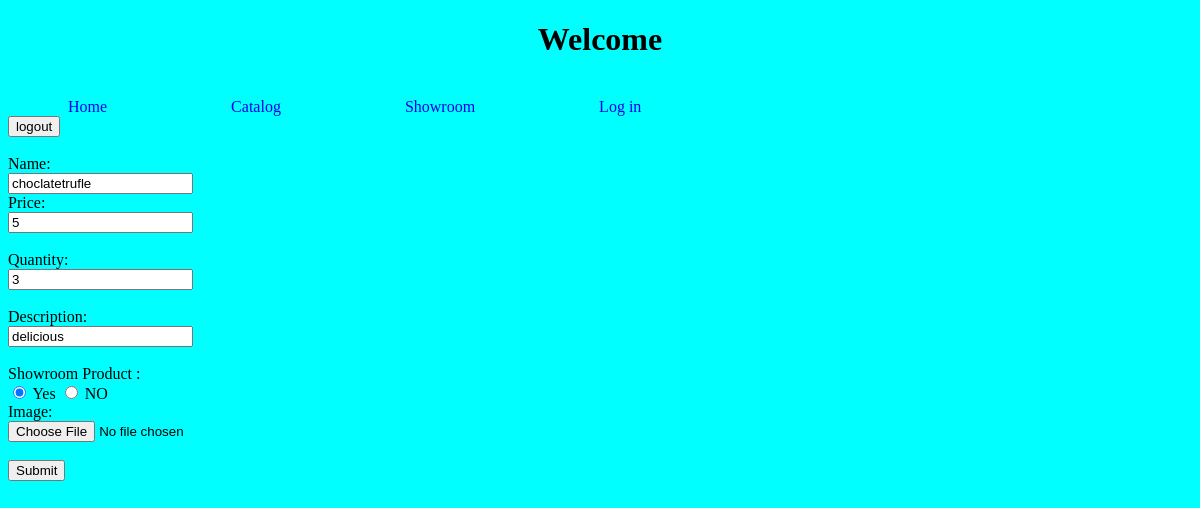
/updation_form.php?id=16, run on the app's committed database.
### tables this page shows
CREATE TABLE IF NOT EXISTS `product` (
  `id` int(11) NOT NULL AUTO_INCREMENT,
  `name` varchar(100) NOT NULL,
  `quantity` int(11) NOT NULL,
  `price` int(11) NOT NULL,
  `image_name` varchar(100) DEFAULT NULL,
  `image_url` varchar(100) NOT NULL,
  `like_count` int(11) DEFAULT 0,
  `description` varchar(500) NOT NULL,
  `is_showroom` int(1) NOT NULL DEFAULT 0,
  PRIMARY KEY (`id`)
);

### updation_form.php (the view, shortened to what this page needs)
<?php
    include 'db/conn.php';
    require_once("views/header.php");
    $sql = "SELECT * from product where id=".$_GET['id'];
    $result = $conn->query($sql);
    while($row = $result->fetch_assoc()) {
?>
<form action="<?= $_SERVER['PHP_SELF'] ?>" method="post" >
             <input type="submit" name="logout" value="logout"><br><br>
        </form>
        <form action="db_update.php" method="post" enctype="multipart/form-data">
            Name:<br>
            <input type="text" name="name" value="<?= $row['name']?>" pattern="[a-zA-z]{1,25}"><br>
            Price:<br>
            <input type="number" name="price" value="<?= $row['price']?>"><br><br>
            Quantity:<br>
            <input type="number" name="quantity" value="<?= $row['quantity']?>"><br><br>
            Description:<br>
            <input type="text" name="description" value="<?= $row['description']?>"><br><br>
            Showroom Product : <br>
            <input type="radio" name="is_showroom" value="1" checked> Yes
            <input type="radio" name="is_showroom" value="0"> NO<br>
            Image:<br>
            <input type="file" name="image"  ><br><br>
            <input type="submit" value="Submit">
        </form>
    <?php
    }
    ?>

### views/header.php (style rules this page uses)
body { background-color: aqua; }

### data on the page
product: name "choclatetrufle", price "5", quantity "3", description "delicious"
